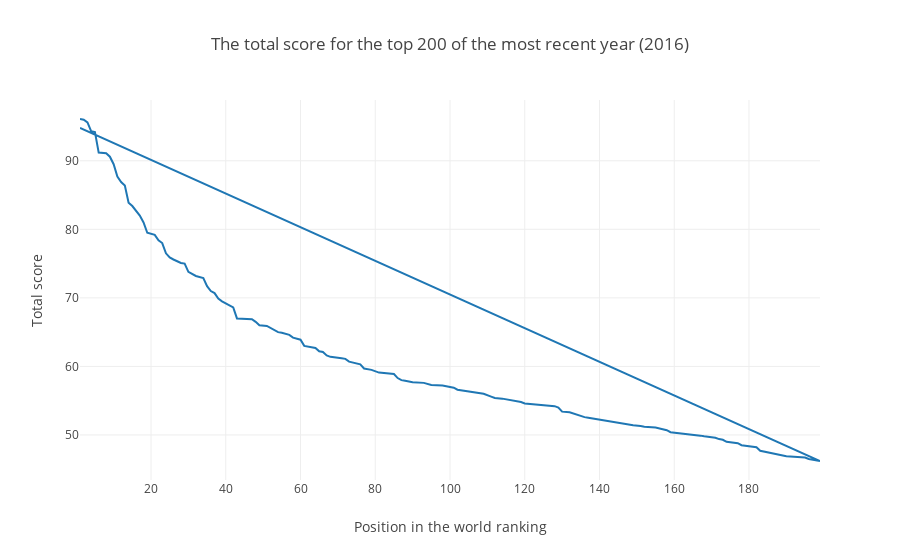

Source (notebook cell):
### Code cell
trace1 = go.Scatter(
    x=test['world_rank'],
    y=test['total_score'],
    mode = 'lines'
)

data1 = [trace1]


layout=go.Layout(title="The total score for the top 200 of the most recent year (2016)", xaxis={'title':'Position in the world ranking'}, yaxis={'title':'Total score'})



figure = go.Figure(data=data1, layout=layout)


config={'showLink': False}

iplot(figure, config=config)

### Figure 1 — Plotly figure (JSON) as saved in the notebook; plotly's stock layout.template omitted (floating-point values rounded to 4 significant figures; data arrays with more than 128 entries replaced by an {"elided": "..."} marker saying what was removed)
{"data": [{"mode": "lines", "type": "scatter", "uid": "741b9936-3ed6-4e67-842d-36d4e1f19437", "x": {"elided": "201 str values"}, "y": {"elided": "201 str values"}}], "layout": {"title": {"text": "The total score for the top 200 of the most recent year (2016)"}, "xaxis": {"title": {"text": "Position in the world ranking"}}, "yaxis": {"title": {"text": "Total score"}}}}
